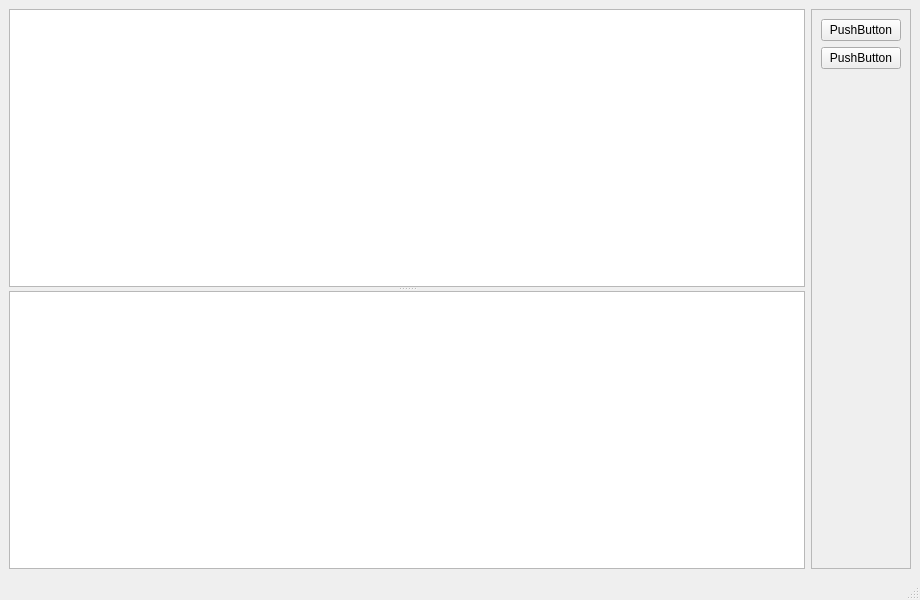
<?xml version="1.0" encoding="UTF-8"?>
<ui version="4.0">
 <class>frmMain</class>
 <widget class="QMainWindow" name="frmMain">
  <property name="geometry">
   <rect>
    <x>0</x>
    <y>0</y>
    <width>920</width>
    <height>600</height>
   </rect>
  </property>
  <property name="windowTitle">
   <string>frmMain</string>
  </property>
  <widget class="QWidget" name="centralwidget">
   <layout class="QHBoxLayout" name="horizontalLayout" stretch="1,0">
    <item>
     <widget class="QSplitter" name="splitter">
      <property name="orientation">
       <enum>Qt::Vertical</enum>
      </property>
      <widget class="QTextEdit" name="memOutput">
       <property name="layoutDirection">
        <enum>Qt::LeftToRight</enum>
       </property>
      </widget>
      <widget class="QTextEdit" name="memError"/>
     </widget>
    </item>
    <item>
     <widget class="QFrame" name="frame">
      <property name="frameShape">
       <enum>QFrame::StyledPanel</enum>
      </property>
      <property name="frameShadow">
       <enum>QFrame::Raised</enum>
      </property>
      <layout class="QVBoxLayout" name="verticalLayout">
       <item>
        <widget class="QPushButton" name="btnAction1">
         <property name="text">
          <string>PushButton</string>
         </property>
        </widget>
       </item>
       <item>
        <widget class="QPushButton" name="btnAction2">
         <property name="text">
          <string>PushButton</string>
         </property>
        </widget>
       </item>
       <item>
        <spacer name="verticalSpacer">
         <property name="orientation">
          <enum>Qt::Vertical</enum>
         </property>
         <property name="sizeHint" stdset="0">
          <size>
           <width>20</width>
           <height>456</height>
          </size>
         </property>
        </spacer>
       </item>
      </layout>
     </widget>
    </item>
   </layout>
  </widget>
  <widget class="QMenuBar" name="menubar">
   <property name="geometry">
    <rect>
     <x>0</x>
     <y>0</y>
     <width>920</width>
     <height>21</height>
    </rect>
   </property>
  </widget>
  <widget class="QStatusBar" name="statusbar"/>
 </widget>
 <resources/>
 <connections/>
</ui>
